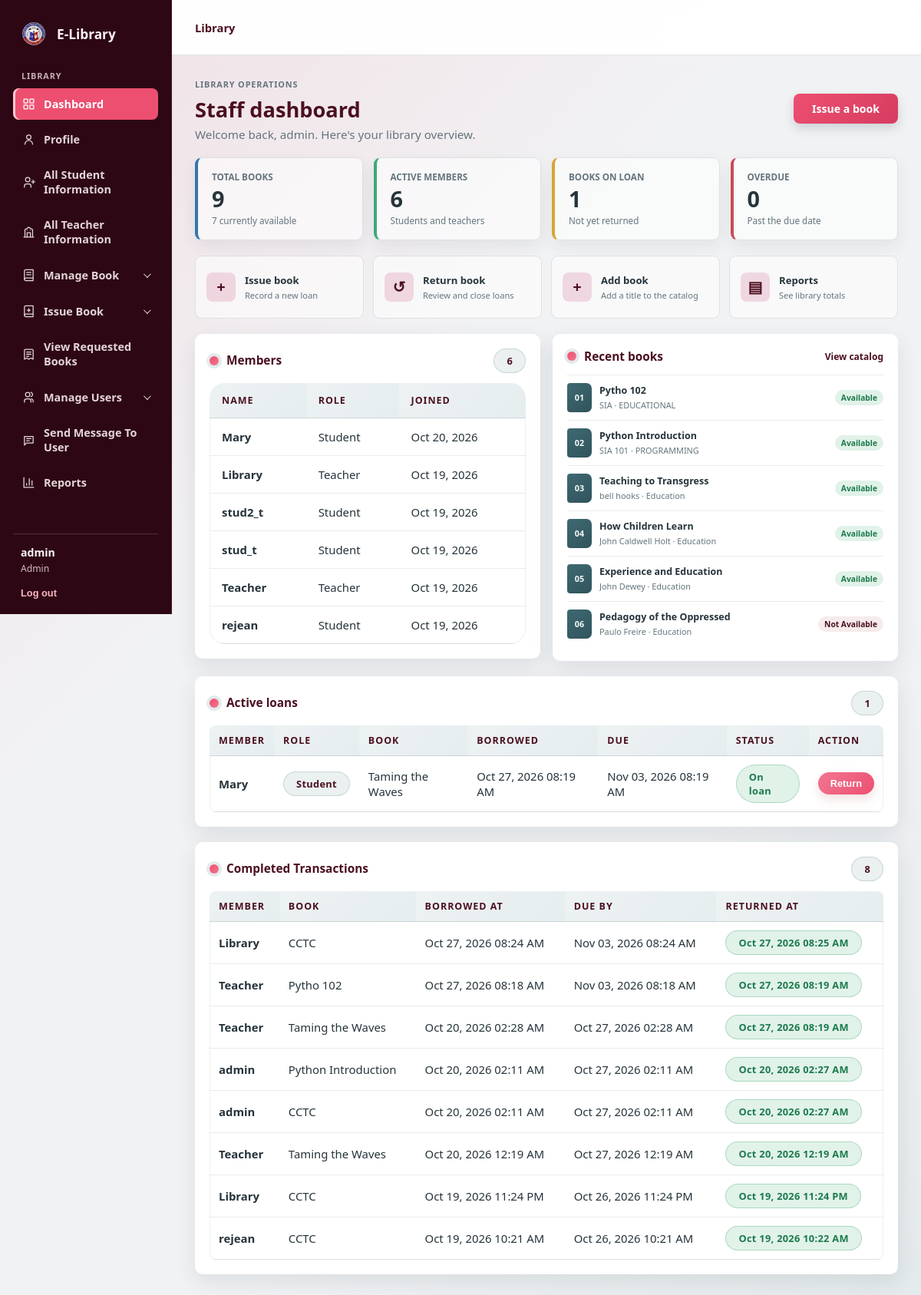
/dashboard/ (signed in), run on the app's committed database.
### Rejean_App/models.py (models this page shows, shortened)
class CustomUser(AbstractUser):
    ROLE_STUDENT = 'student'
    ROLE_TEACHER = 'teacher'
    ROLE_STAFF = 'staff'
    ROLE_CHOICES = [
        (ROLE_STUDENT, 'Student'),
        (ROLE_TEACHER, 'Teacher'),
        (ROLE_STAFF, 'Staff'),
    ]
    role = models.CharField(max_length=10, choices=ROLE_CHOICES, default=ROLE_STUDENT)
    @property
    def is_staff_role(self):
        return self.is_superuser or self.role == self.ROLE_STAFF
    @property
    def account_role_display(self):
        return 'Admin' if self.is_superuser else self.get_role_display()

class Book(models.Model):
    AVAILABLE = 'Available'
    NOT_AVAILABLE = 'Not Available'
    AVAILABILITY_CHOICES = [
        (AVAILABLE, 'Available'),
        (NOT_AVAILABLE, 'Not Available'),
    ]
    book_id = models.AutoField(primary_key=True)
    book_name = models.CharField(max_length=100)
    author = models.CharField(max_length=100)
    genre = models.CharField(max_length=50)
    availability = models.CharField(max_length=20, choices=AVAILABILITY_CHOICES, default=AVAILABLE)
    @property
    def is_available(self):
        return self.availability == self.AVAILABLE

class BorrowRecord(models.Model):
    user = models.ForeignKey(CustomUser, on_delete=models.CASCADE, related_name='borrow_records')
    book = models.ForeignKey(Book, on_delete=models.CASCADE, related_name='borrow_records')
    borrowed_at = models.DateTimeField(auto_now_add=True)
    due_by = models.DateTimeField()
    returned_at = models.DateTimeField(null=True, blank=True)
    class Meta:
        ordering = ['-borrowed_at']
    @property
    def is_returned(self):
        return self.returned_at is not None
    @property
    def is_overdue(self):
        return not self.is_returned and timezone.now() > self.due_by

### Rejean_App/views.py (the view)
# urls.py: path('dashboard/', views.staff_dashboard, name='staff_dashboard'),
@staff_required
def staff_dashboard(request):
    now = timezone.now()
    records = BorrowRecord.objects.select_related('user', 'book')
    active = records.filter(returned_at__isnull=True)
    returned = records.filter(returned_at__isnull=False)
    members = CustomUser.objects.filter(
        role__in=[CustomUser.ROLE_STUDENT, CustomUser.ROLE_TEACHER],
        is_active=True,
        is_superuser=False,
    )
    context = {
        'active': active,
        'returned': returned,
        'total_books': Book.objects.count(),
        'available_books': Book.objects.filter(availability=Book.AVAILABLE).count(),
        'active_members': members.count(),
        'loan_count': active.count(),
        'overdue_count': active.filter(due_by__lt=now).count(),
        'members': members.order_by('-date_joined')[:6],
        'recent_books': Book.objects.order_by('-book_id')[:6],
    }
    return render(request, 'InvApp/staff_dashboard.html', context)

### Rejean_App/Templates/InvApp/staff_dashboard.html (shortened to what this page needs)
{% extends 'InvApp/base.html' %}
{% block content %}
<div class="staff-workspace">
    <header class="staff-dashboard-head">
        <div>
            <span class="eyebrow">LIBRARY OPERATIONS</span>
            <h1 class="lms-title">Staff dashboard</h1>
            <p class="lms-subtitle">Welcome back, {{ request.user.get_full_name|default:request.user.username }}. Here's your library overview.</p>
        </div>
        <a class="btn-pill dashboard-primary-action" href="{% url 'staff_issue' %}">Issue a book</a>
    </header>
    <section id="reports" class="dashboard-stats" aria-label="Library overview">
        <article class="dashboard-stat stat-books">
            <span>Total books</span>
            <strong>{{ total_books }}</strong>
            <small>{{ available_books }} currently available</small>
        </article>
        <article class="dashboard-stat stat-members">
            <span>Active members</span>
            <strong>{{ active_members }}</strong>
            <small>Students and teachers</small>
        </article>
        <article class="dashboard-stat stat-loans">
            <span>Books on loan</span>
            <strong>{{ loan_count }}</strong>
            <small>Not yet returned</small>
        </article>
        <article class="dashboard-stat stat-overdue">
            <span>Overdue</span>
            <strong>{{ overdue_count }}</strong>
            <small>Past the due date</small>
        </article>
    </section>
    <section class="staff-quick-actions" aria-label="Quick actions">
        <a class="staff-action-card" href="{% url 'staff_issue' %}">
            <span class="action-mark">+</span>
            <span><strong>Issue book</strong><small>Record a new loan</small></span>
        </a>
        <a class="staff-action-card" href="#active-loans">
            <span class="action-mark">&#8634;</span>
            <span><strong>Return book</strong><small>Review and close loans</small></span>
        </a>
        <a class="staff-action-card" href="{% url 'book_list' %}?add=1">
            <span class="action-mark">+</span>
            <span><strong>Add book</strong><small>Add a title to the catalog</small></span>
        </a>
        <a class="staff-action-card" href="#reports">
            <span class="action-mark">&#9636;</span>
            <span><strong>Reports</strong><small>See library totals</small></span>
        </a>
    </section>
    <div class="staff-overview-grid">
        <section id="members" class="lms-card staff-overview-card">
            <div class="card-title">Members <span class="badge-pill badge-violet ms-auto">{{ active_members }}</span></div>
            <div class="table-wrap">
                <table class="lms-table">
                    <thead><tr><th>Name</th><th>Role</th><th>Joined</th></tr></thead>
                    <tbody>
                        {% for member in members %}
                        <tr>
                            <td><strong>{{ member.get_full_name|default:member.username }}</strong></td>
                            <td>{{ member.account_role_display }}</td>
                            <td>{{ member.date_joined|date:"M d, Y" }}</td>
                        </tr>
                        {% empty %}
                        <tr><td colspan="3" class="empty-state">No active members yet.</td></tr>
                        {% endfor %}
                    </tbody>
                </table>
            </div>
        </section>
        <section class="lms-card staff-overview-card">
            <div class="card-title">Recent books <a class="dashboard-text-link ms-auto" href="{% url 'book_list' %}">View catalog</a></div>
            <div class="recent-book-list">
                {% for book in recent_books %}
                <div class="recent-book-row">
                    <span class="recent-book-mark">{{ forloop.counter|stringformat:"02d" }}</span>
                    <span class="recent-book-copy"><strong>{{ book.book_name }}</strong><small>{{ book.author }} · {{ book.genre }}</small></span>
                    <span class="book-status {% if book.is_available %}is-available{% else %}is-unavailable{% endif %}">{{ book.availability }}</span>
                </div>
                {% empty %}
                <p class="empty-state">No books in the catalog.</p>
                {% endfor %}
            </div>
        </section>
    </div>
    <section id="active-loans" class="lms-card dashboard-table-card">
        <div class="card-title">Active loans <span class="badge-pill badge-violet ms-auto">{{ loan_count }}</span></div>
    <div class="table-wrap">
        <table class="lms-table">
            <thead>
                <tr>
                    <th>Member</th>
                    <th>Role</th>
                    <th>Book</th>
                    <th>Borrowed</th>
                    <th>Due</th>
                    <th>Status</th>
                    <th>Action</th>
                </tr>
            </thead>
            <tbody>
                {% for record in active %}
                <tr>
                    <td><strong>{{ record.user.get_full_name|default:record.user.username }}</strong></td>
                    <td><span class="badge-pill badge-violet">{{ record.user.account_role_display }}</span></td>
                    <td>{{ record.book.book_name }}</td>
                    <td>{{ record.borrowed_at|date:"M d, Y h:i A" }}</td>
                    <td>{{ record.due_by|date:"M d, Y h:i A" }}</td>
                    <td>
                        {% if record.is_overdue %}
                        <span class="badge-pill badge-overdue">Overdue</span>
                        {% else %}
                        <span class="badge-pill badge-available">On loan</span>
                        {% endif %}
                    </td>
                    <td>
                        <form method="POST" action="{% url 'return_book' %}" style="display:inline;">
                            <button type="submit" class="btn-pill btn-sm btn-pink">Return</button>
                        </form>
                    </td>
                </tr>
                {% empty %}
                <tr>
                    <td colspan="7" class="empty-state">No books are currently on loan.</td>
                </tr>
                {% endfor %}
            </tbody>
        </table>
    </div>
    </section>
    <section id="completed-loans" class="lms-card dashboard-table-card">
    <div class="card-title">Completed Transactions <span class="badge-pill badge-violet ms-auto">{{ returned|length }}</span></div>
    <div class="table-wrap">
        <table class="lms-table">
            <thead>
                <tr>
                    <th>Member</th>
                    <th>Book</th>
                    <th>Borrowed At</th>
                    <th>Due By</th>
                    <th>Returned At</th>
                </tr>
            </thead>
            <tbody>
                {% for record in returned %}
                <tr>
                    <td><strong>{{ record.user.get_full_name|default:record.user.username }}</strong></td>
                    <td>{{ record.book.book_name }}</td>
                    <td>{{ record.borrowed_at|date:"M d, Y h:i A" }}</td>
                    <td>{{ record.due_by|date:"M d, Y h:i A" }}</td>
                    <td><span class="badge-pill badge-available">{{ record.returned_at|date:"M d, Y h:i A" }}</span></td>
                </tr>
                {% empty %}
                <tr>
                    <td colspan="5" class="empty-state">No completed transactions yet.</td>
                </tr>
                {% endfor %}
            </tbody>
        </table>
    </div>
</section>
</div>
{% endblock %}

### Rejean_App/Templates/InvApp/base.html (shortened to what this page needs)
{% load static %}
<!DOCTYPE html>
<html lang="en">
<head>
    <link href="{% static 'InvApp/theme.css' %}?v=auth-pink-2" rel="stylesheet">
</head>
<body class="lms-body{% if request.resolver_match.url_name == 'login' or request.resolver_match.url_name == 'staff_login' or request.resolver_match.url_name == 'register' %} auth-page{% endif %}">
    {% if user.is_authenticated %}
    <div class="app-shell">
        <aside class="app-sidebar">
            <a class="app-brand" href="{% url 'book_list' %}">
                <img src="{% static 'CCTC_logo.png' %}" alt="" class="brand-logo">
                <span>E-Library</span>
            </a>
            <span class="sidebar-label">LIBRARY</span>
            <nav class="sidebar-links" aria-label="Library navigation">
                {% if user.is_staff_role %}
                <a href="{% url 'staff_dashboard' %}" class="{% if request.resolver_match.url_name == 'staff_dashboard' %}active{% endif %}">
                    <svg class="nav-icon" viewBox="0 0 24 24" aria-hidden="true"><rect x="3" y="3" width="7" height="7" rx="1"/><rect x="14" y="3" width="7" height="7" rx="1"/><rect x="3" y="14" width="7" height="7" rx="1"/><rect x="14" y="14" width="7" height="7" rx="1"/></svg><span>Dashboard</span>
                </a>
                <a href="{% url 'staff_profile' %}" class="{% if request.resolver_match.url_name == 'staff_profile' %}active{% endif %}">
                    <svg class="nav-icon" viewBox="0 0 24 24" aria-hidden="true"><circle cx="12" cy="8" r="4"/><path d="M5 21a7 7 0 0 1 14 0"/></svg><span>Profile</span>
                </a>
                <a href="{% url 'staff_members' %}?role=student" class="{% if request.resolver_match.url_name == 'staff_members' and request.GET.role == 'student' %}active{% endif %}">
                    <svg class="nav-icon" viewBox="0 0 24 24" aria-hidden="true"><path d="M16 21v-2a4 4 0 0 0-4-4H8a4 4 0 0 0-4 4v2"/><circle cx="10" cy="7" r="4"/><path d="M20 8v6M17 11h6"/></svg><span>All Student Information</span>
                </a>
                <a href="{% url 'staff_members' %}?role=teacher" class="{% if request.resolver_match.url_name == 'staff_members' and request.GET.role == 'teacher' %}active{% endif %}">
                    <svg class="nav-icon" viewBox="0 0 24 24" aria-hidden="true"><path d="M3 21h18M5 21V7l7-4 7 4v14M9 21v-8h6v8"/><path d="M9 8h.01M15 8h.01"/></svg><span>All Teacher Information</span>
                </a>
                <details class="sidebar-group" {% if request.resolver_match.url_name == 'book_list' %}open{% endif %}>
                    <summary><svg class="nav-icon" viewBox="0 0 24 24" aria-hidden="true"><path d="M4 19.5A2.5 2.5 0 0 1 6.5 17H20"/><path d="M6.5 2H20v20H6.5A2.5 2.5 0 0 1 4 19.5v-15A2.5 2.5 0 0 1 6.5 2Z"/><path d="M8 7h8M8 11h8"/></svg><span>Manage Book</span><span class="sidebar-chevron" aria-hidden="true"></span></summary>
                </details>
                <details class="sidebar-group" {% if request.resolver_match.url_name == 'staff_issue' %}open{% endif %}>
                    <summary><svg class="nav-icon" viewBox="0 0 24 24" aria-hidden="true"><path d="M4 19.5A2.5 2.5 0 0 1 6.5 17H20"/><path d="M6.5 2H20v20H6.5A2.5 2.5 0 0 1 4 19.5v-15A2.5 2.5 0 0 1 6.5 2Z"/><path d="M12 7v6M9 10h6"/></svg><span>Issue Book</span><span class="sidebar-chevron" aria-hidden="true"></span></summary>
                </details>
                <a href="{% url 'staff_requests' %}" class="{% if request.resolver_match.url_name == 'staff_requests' %}active{% endif %}">
                    <svg class="nav-icon" viewBox="0 0 24 24" aria-hidden="true"><path d="M6 3h12a2 2 0 0 1 2 2v16l-4-2-4 2-4-2-4 2V5a2 2 0 0 1 2-2Z"/><path d="M8 8h8M8 12h8M8 16h4"/></svg><span>View Requested Books</span>
                </a>
                <details class="sidebar-group" {% if request.resolver_match.url_name == 'staff_members' and request.GET.role == 'staff' %}open{% endif %}>
                    <summary><svg class="nav-icon" viewBox="0 0 24 24" aria-hidden="true"><path d="M16 21v-2a4 4 0 0 0-4-4H8a4 4 0 0 0-4 4v2"/><circle cx="10" cy="7" r="4"/><path d="M20 21v-2a4 4 0 0 0-3-3.87M16 3.13a4 4 0 0 1 0 7.75"/></svg><span>Manage Users</span><span class="sidebar-chevron" aria-hidden="true"></span></summary>
                </details>
                <a href="{% url 'staff_send_message' %}" class="{% if request.resolver_match.url_name == 'staff_send_message' %}active{% endif %}">
                    <svg class="nav-icon" viewBox="0 0 24 24" aria-hidden="true"><path d="M4 5h16v12H8l-4 4V5Z"/><path d="M8 9h8M8 13h5"/></svg><span>Send Message To User</span>
                </a>
                <a href="{% url 'staff_dashboard' %}#reports">
                    <svg class="nav-icon" viewBox="0 0 24 24" aria-hidden="true"><path d="M3 3v18h18"/><path d="M18 17V9M13 17V5M8 17v-3"/></svg><span>Reports</span>
                </a>
                {% endif %}
            </nav>
            <div class="sidebar-account">
                <span class="account-name">{{ user.get_full_name|default:user.username }}</span>
                <span class="account-role">{{ user.account_role_display }}</span>
                <form method="POST" action="{% if user.is_staff_role %}{% url 'staff_logout' %}{% else %}{% url 'logout' %}{% endif %}">
                    <button type="submit" class="sidebar-logout">Log out</button>
                </form>
            </div>
        </aside>
        <div class="app-main">
            <header class="app-topbar">
                {% block topbar %}<span class="topbar-label">Library</span>{% endblock %}
            </header>
    {% endif %}
    <main class="lms-container">
        {% block content %}{% endblock %}
    </main>
    {% if user.is_authenticated %}
        </div>
    </div>
    {% endif %}
</body>
</html>

### data on the page
CustomUser: get_full_name "admin", account_role_display "Admin", user.get_full_name "admin"
CustomUser: get_full_name "Mary", account_role_display "Student", date_joined "Oct 20, 2026"
CustomUser: get_full_name "Library", account_role_display "Teacher", date_joined "Oct 19, 2026"
CustomUser: get_full_name "stud2_t", account_role_display "Student", date_joined "Oct 19, 2026"
CustomUser: get_full_name "stud_t", account_role_display "Student", date_joined "Oct 19, 2026"
CustomUser: get_full_name "Teacher", account_role_display "Teacher", date_joined "Oct 19, 2026"
CustomUser: get_full_name "rejean", account_role_display "Student", date_joined "Oct 19, 2026"
Book: book_name "Pytho 102", author "SIA", genre "EDUCATIONAL", availability "Available"
Book: book_name "Python Introduction", author "SIA 101", genre "PROGRAMMING", availability "Available"
Book: book_name "Teaching to Transgress", author "bell hooks", genre "Education", availability "Available"
Book: book_name "How Children Learn", author "John Caldwell Holt", genre "Education", availability "Available"
Book: book_name "Experience and Education", author "John Dewey", genre "Education", availability "Available"
Book: book_name "Pedagogy of the Oppressed", author "Paulo Freire", genre "Education", availability "Not Available"
BorrowRecord: user.get_full_name "Mary", user.account_role_display "Student", book.book_name "Taming the Waves", borrowed_at "Oct 27, 2026 08:19 AM", due_by "Nov 03, 2026 08:19 AM", shows "On loan"
BorrowRecord: user.get_full_name "Library", book.book_name "CCTC", borrowed_at "Oct 27, 2026 08:24 AM", due_by "Nov 03, 2026 08:24 AM", returned_at "Oct 27, 2026 08:25 AM"
BorrowRecord: user.get_full_name "Teacher", book.book_name "Pytho 102", borrowed_at "Oct 27, 2026 08:18 AM", due_by "Nov 03, 2026 08:18 AM", returned_at "Oct 27, 2026 08:19 AM"
BorrowRecord: user.get_full_name "Teacher", book.book_name "Taming the Waves", borrowed_at "Oct 20, 2026 02:28 AM", due_by "Oct 27, 2026 02:28 AM", returned_at "Oct 27, 2026 08:19 AM"
BorrowRecord: user.get_full_name "admin", book.book_name "Python Introduction", borrowed_at "Oct 20, 2026 02:11 AM", due_by "Oct 27, 2026 02:11 AM", returned_at "Oct 20, 2026 02:27 AM"
BorrowRecord: user.get_full_name "admin", book.book_name "CCTC", borrowed_at "Oct 20, 2026 02:11 AM", due_by "Oct 27, 2026 02:11 AM", returned_at "Oct 20, 2026 02:27 AM"
BorrowRecord: user.get_full_name "Teacher", book.book_name "Taming the Waves", borrowed_at "Oct 20, 2026 12:19 AM", due_by "Oct 27, 2026 12:19 AM", returned_at "Oct 20, 2026 12:19 AM"
BorrowRecord: user.get_full_name "Library", book.book_name "CCTC", borrowed_at "Oct 19, 2026 11:24 PM", due_by "Oct 26, 2026 11:24 PM", returned_at "Oct 19, 2026 11:24 PM"
BorrowRecord: user.get_full_name "rejean", book.book_name "CCTC", borrowed_at "Oct 19, 2026 10:21 AM", due_by "Oct 26, 2026 10:21 AM", returned_at "Oct 19, 2026 10:22 AM"

### other printed values
{{ total_books }} "9"
{{ available_books }} "7"
{{ active_members }} "6"
{{ loan_count }} "1"
{{ overdue_count }} "0"
{{ returned|length }} "8"
